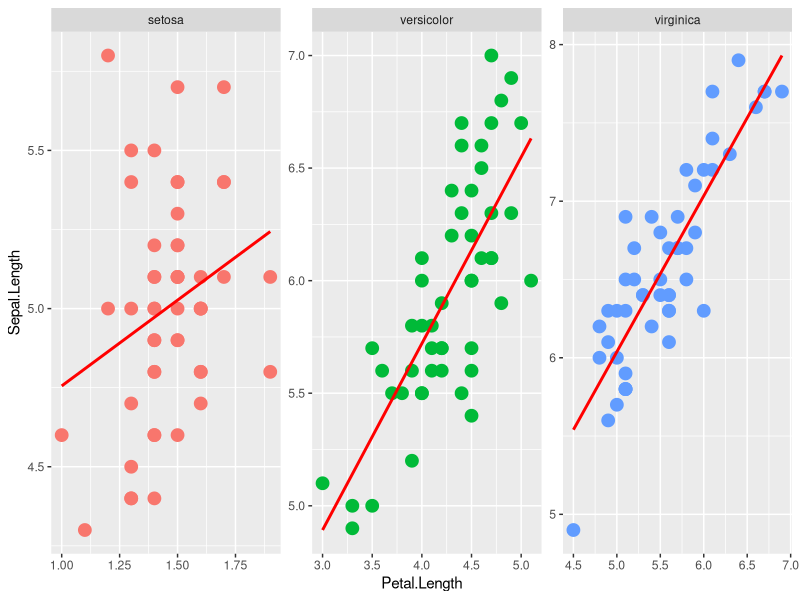
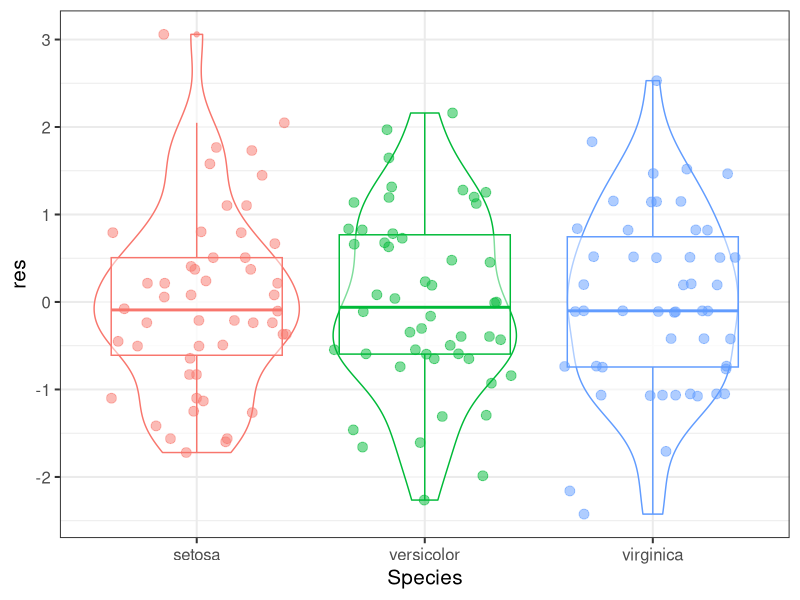

Recreate these plots in R, in order.
# Header ------------------------------------------------------------------
# [wyhirai@gmail.com] Hirai W. Y.

#configuration to RStudio
# rm(list=ls()); options(device = 'windows')

#used packages
library(magrittr)
library(ggplot2)
library(dplyr)

# purrr:: -----------------------------------------------------------------
library(purrr)

# apply functions ---------------------------------------------------------

# purrr::map() ------------------------------------------------------------

#map:: 'vetor -> list'

#example
map(.x = 1:10, 
    .f = rnorm, 
    n = 10) 

#aplication
map(.x = iris$Species %>% levels(),
    .f = function(x){ iris %>%
        dplyr::filter(Species == x) %>% 
        dplyr::select(-Species) %>% 
        cov()
    })

spe_list <- list()
for(i in 1:3){
  spe_list[[i]] <- iris %>%
    dplyr::filter(Species == levels(iris$Species)[i]) %>% 
    dplyr::select(-Species) %>% 
    cov()
}

#extention

# map_dbl:: "list -> vector"

#example
1:10 %>% 
  map(rnorm, n = 10) %>% 
  map_dbl(var)

# purrr::map2() -----------------------------------------------------------

#example
x <- list(1, 1, 1); x
y <- list(10, 20, 30); y
z <- list(100, 200, 300); z

map2(x, y, ~ .x + .y)
map2(x, y, `+`)
map2(x, y, sum)

by_cyl <- mtcars %>% split(.$cyl)
mods <- by_cyl %>% 
  map(~ lm(mpg ~ wt, data = .))
map2(mods, by_cyl, predict)

#aplication
iris %>% 
  ggplot2::ggplot(aes(x = Petal.Length, 
                      y = Sepal.Length,
                      col = Species)) +
  geom_point(size = 4, show.legend = F) +
  geom_smooth(aes(group = Species),
              method = 'lm',
              formula = 'y ~ x',
              se = F, col = 'red') +
  facet_wrap(facets = 'Species', scales = 'free')

iris_model = res_rstudent = list()
for(i in 1:nlevels(iris$Species)){
  iris_model[[i]] <- 
    iris %>% 
    subset(Species == levels(iris$Species)[i]) %>% 
    lm(Sepal.Length  ~ Petal.Length, data = .) 
  
  res_rstudent[[i]] <- iris_model[[i]] %>% rstudent()
}

res_rstudent %>% 
  unlist() %>% 
  data.frame(res = ., iris) %>% 
  ggplot(aes(x = Species, y = res, 
             col = Species)) +
  geom_violin(alpha = .5) + 
  geom_boxplot(alpha = .5) + 
  geom_jitter(alpha = .5, size = 3) +
  theme_bw(base_size = 15) +
  theme(legend.position = 'none')

iris_modelspecies <- 
  iris %>% 
  split(.$Species) %>% 
  map(~ lm(Sepal.Length  ~ Petal.Length, data = .))

r_squareajus <- 
  iris_modelspecies %>% 
  map(summary) %>% 
  map_dbl('adj.r.squared')

# purrr:pmap() ------------------------------------------------------------


